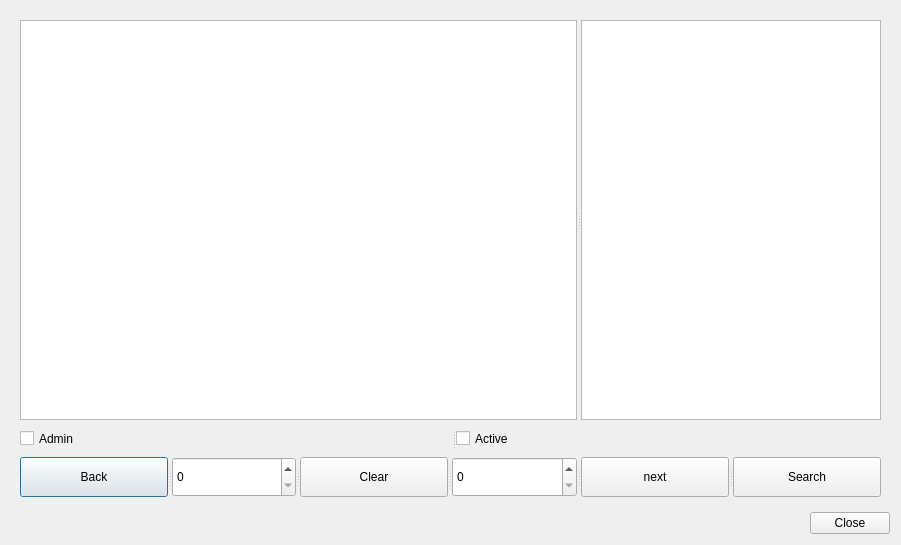
<?xml version="1.0" encoding="UTF-8"?>
<ui version="4.0">
 <class>Dialog</class>
 <widget class="QDialog" name="Dialog">
  <property name="geometry">
   <rect>
    <x>0</x>
    <y>0</y>
    <width>901</width>
    <height>545</height>
   </rect>
  </property>
  <property name="windowTitle">
   <string>Dialog</string>
  </property>
  <layout class="QGridLayout" name="gridLayout_2">
   <item row="0" column="0">
    <widget class="QStackedWidget" name="stackedWidget">
     <widget class="QWidget" name="search">
      <layout class="QGridLayout" name="gridLayout">
       <item row="0" column="0">
        <widget class="QSplitter" name="splitter_2">
         <property name="orientation">
          <enum>Qt::Horizontal</enum>
         </property>
         <widget class="QTableView" name="searchView"/>
         <widget class="QListView" name="resultsView">
          <property name="maximumSize">
           <size>
            <width>300</width>
            <height>16777215</height>
           </size>
          </property>
         </widget>
        </widget>
       </item>
       <item row="1" column="0">
        <widget class="QSplitter" name="splitter_3">
         <property name="maximumSize">
          <size>
           <width>16777215</width>
           <height>25</height>
          </size>
         </property>
         <property name="orientation">
          <enum>Qt::Horizontal</enum>
         </property>
         <widget class="QCheckBox" name="exclude_admin">
          <property name="maximumSize">
           <size>
            <width>16777215</width>
            <height>25</height>
           </size>
          </property>
          <property name="text">
           <string>Admin</string>
          </property>
          <attribute name="buttonGroup">
           <string notr="true">excluders</string>
          </attribute>
         </widget>
         <widget class="QCheckBox" name="exclude_active">
          <property name="maximumSize">
           <size>
            <width>16777215</width>
            <height>25</height>
           </size>
          </property>
          <property name="text">
           <string>Active</string>
          </property>
          <attribute name="buttonGroup">
           <string notr="true">excluders</string>
          </attribute>
         </widget>
        </widget>
       </item>
       <item row="2" column="0">
        <widget class="QSplitter" name="splitter">
         <property name="orientation">
          <enum>Qt::Horizontal</enum>
         </property>
         <widget class="QPushButton" name="back">
          <property name="minimumSize">
           <size>
            <width>0</width>
            <height>35</height>
           </size>
          </property>
          <property name="maximumSize">
           <size>
            <width>16777215</width>
            <height>40</height>
           </size>
          </property>
          <property name="text">
           <string>Back</string>
          </property>
         </widget>
         <widget class="QSpinBox" name="page">
          <property name="maximum">
           <number>999999999</number>
          </property>
         </widget>
         <widget class="QPushButton" name="clear">
          <property name="text">
           <string>Clear</string>
          </property>
         </widget>
         <widget class="QSpinBox" name="limit">
          <property name="maximum">
           <number>999999999</number>
          </property>
         </widget>
         <widget class="QPushButton" name="next">
          <property name="text">
           <string>next</string>
          </property>
         </widget>
         <widget class="QPushButton" name="search_button">
          <property name="text">
           <string>Search</string>
          </property>
         </widget>
        </widget>
       </item>
      </layout>
     </widget>
     <widget class="QWidget" name="result">
      <layout class="QGridLayout" name="gridLayout_5">
       <item row="0" column="0">
        <widget class="QFrame" name="frame_2">
         <property name="frameShape">
          <enum>QFrame::StyledPanel</enum>
         </property>
         <property name="frameShadow">
          <enum>QFrame::Raised</enum>
         </property>
         <layout class="QGridLayout" name="gridLayout_3">
          <item row="0" column="0">
           <widget class="QPushButton" name="home">
            <property name="text">
             <string>Home</string>
            </property>
           </widget>
          </item>
          <item row="0" column="1">
           <spacer name="horizontalSpacer_2">
            <property name="orientation">
             <enum>Qt::Horizontal</enum>
            </property>
            <property name="sizeHint" stdset="0">
             <size>
              <width>768</width>
              <height>20</height>
             </size>
            </property>
           </spacer>
          </item>
         </layout>
        </widget>
       </item>
       <item row="1" column="0">
        <widget class="QTableView" name="userView"/>
       </item>
       <item row="2" column="0">
        <widget class="QFrame" name="frame">
         <property name="frameShape">
          <enum>QFrame::StyledPanel</enum>
         </property>
         <property name="frameShadow">
          <enum>QFrame::Raised</enum>
         </property>
         <layout class="QGridLayout" name="gridLayout_4">
          <item row="0" column="1">
           <widget class="QPushButton" name="save">
            <property name="text">
             <string>Save</string>
            </property>
           </widget>
          </item>
          <item row="0" column="0">
           <spacer name="horizontalSpacer">
            <property name="orientation">
             <enum>Qt::Horizontal</enum>
            </property>
            <property name="sizeHint" stdset="0">
             <size>
              <width>40</width>
              <height>20</height>
             </size>
            </property>
           </spacer>
          </item>
         </layout>
        </widget>
       </item>
      </layout>
     </widget>
    </widget>
   </item>
   <item row="1" column="0">
    <widget class="QDialogButtonBox" name="buttonBox">
     <property name="orientation">
      <enum>Qt::Horizontal</enum>
     </property>
     <property name="standardButtons">
      <set>QDialogButtonBox::Close</set>
     </property>
    </widget>
   </item>
  </layout>
 </widget>
 <resources/>
 <connections>
  <connection>
   <sender>buttonBox</sender>
   <signal>accepted()</signal>
   <receiver>Dialog</receiver>
   <slot>accept()</slot>
   <hints>
    <hint type="sourcelabel">
     <x>248</x>
     <y>254</y>
    </hint>
    <hint type="destinationlabel">
     <x>157</x>
     <y>274</y>
    </hint>
   </hints>
  </connection>
  <connection>
   <sender>buttonBox</sender>
   <signal>rejected()</signal>
   <receiver>Dialog</receiver>
   <slot>reject()</slot>
   <hints>
    <hint type="sourcelabel">
     <x>316</x>
     <y>260</y>
    </hint>
    <hint type="destinationlabel">
     <x>286</x>
     <y>274</y>
    </hint>
   </hints>
  </connection>
 </connections>
 <buttongroups>
  <buttongroup name="excluders">
   <property name="exclusive">
    <bool>false</bool>
   </property>
  </buttongroup>
 </buttongroups>
</ui>
